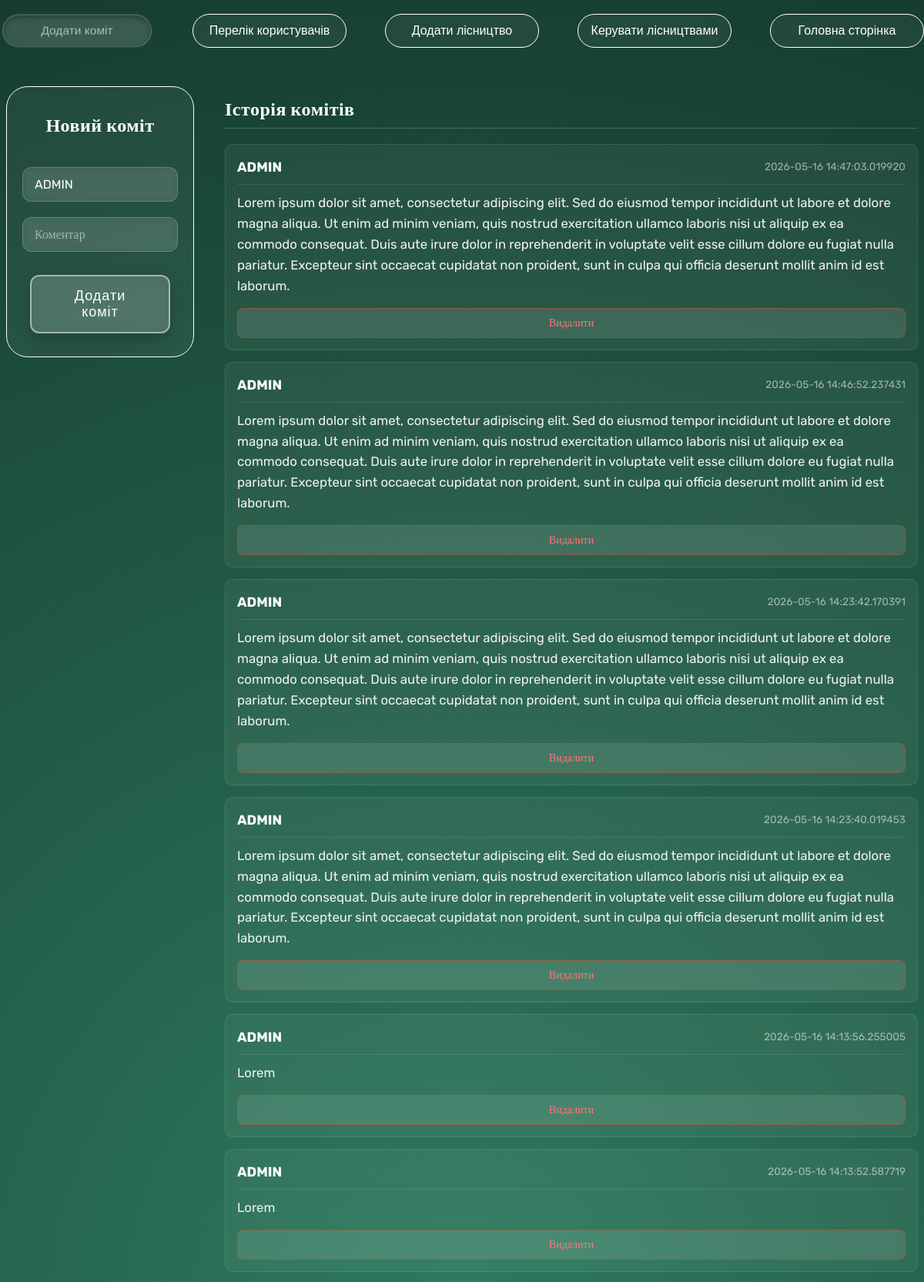
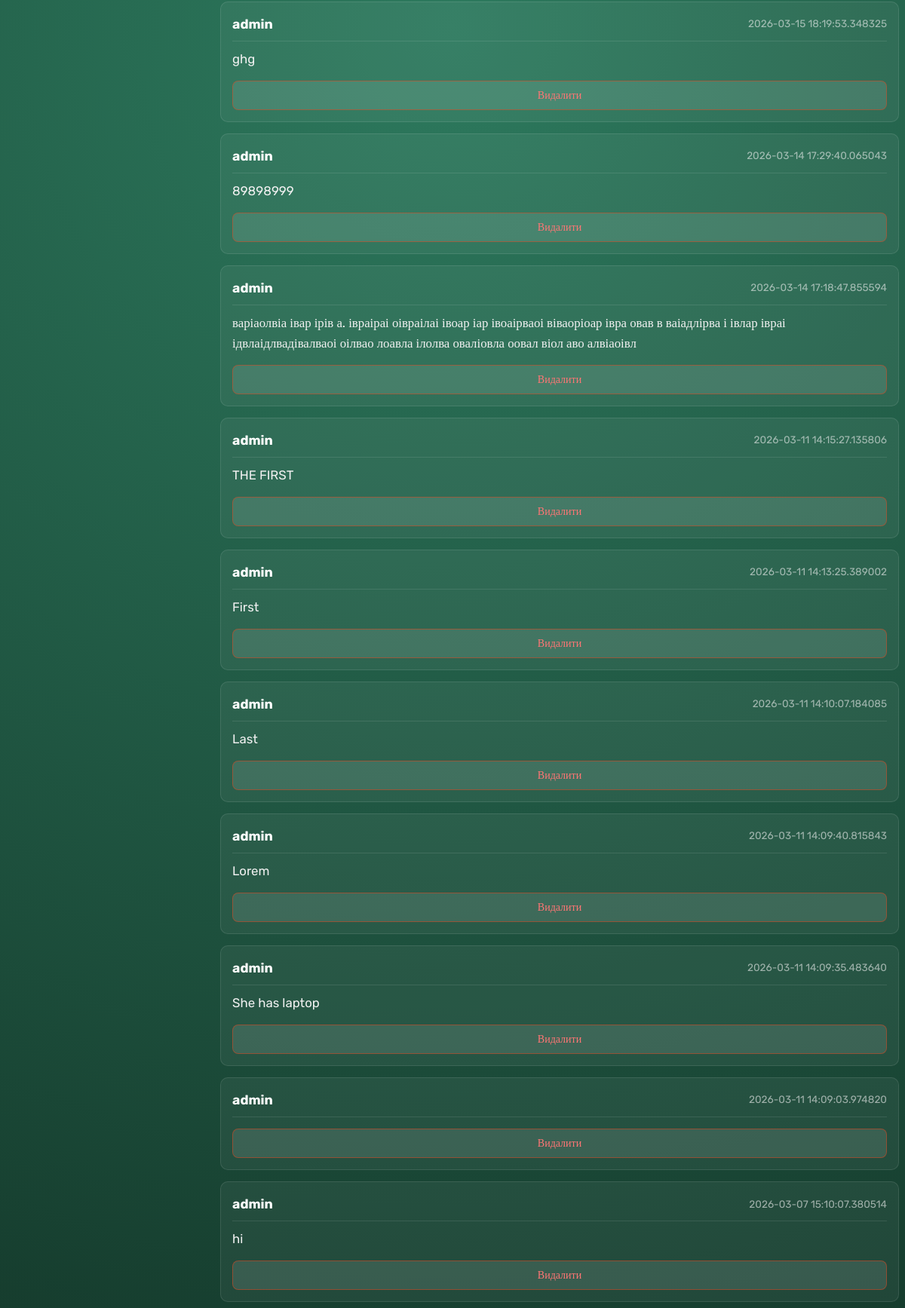
Page /comits (signed in) on the committed database (2 pictures, top to bottom).
### DB.py (models this page shows, shortened)
class User(UserMixin, db.Model):
    id = db.Column(db.Integer, primary_key=True)
    isAdmin = db.Column(db.Boolean, default=False)
    username = db.Column(db.String(150), unique=True, nullable=False)
    gmail = db.Column(db.String(150), unique=True, nullable=False)
    password_hash = db.Column(db.String(256), nullable=False)

class Comits(db.Model):
    id = db.Column(db.Integer, primary_key=True)
    username = db.Column(db.String(150), nullable=False)
    comment = db.Column(db.Text, nullable=False)
    date = db.Column(db.DateTime, nullable=False)

### app.py (the view, shortened to what this page needs)
@app.route('/comits', methods=['GET', 'POST'])
@login_required
@admin_required
def comits():
    all_comits = Comits.query.all()
    return render_template('comits.html', comits=all_comits)

### app.py (called while the page is built)
@login_manager.user_loader
def load_user(user_id):
    return User.query.get(int(user_id))

### templates/comits.html (shortened to what this page needs)
<!DOCTYPE html>
<html lang="en">
<head>
    <link rel="stylesheet" href="{{ url_for('static', filename='styles/admin-style.css') }}">
    <link rel="stylesheet" href="{{ url_for('static', filename='styles/btn-style.css') }}">
</head>
<body style="background: radial-gradient(circle at center, #2d7a5e 0%, #163d2e 100%);">
    <header>
        <a style="text-decoration: none;" href="{{ url_for('comits')}}"><button class="glass-button-white active">Додати коміт</button></a>
        <a style="text-decoration: none;" href="{{ url_for('all_users') }}"><button class="glass-button-white">Перелік користувачів</button></a>
        <a style="text-decoration: none;" href="{{ url_for('admin') }}"><button class="glass-button-white">Додати лісництво</button></a>
        <a style="text-decoration: none;" href="{{ url_for('change') }}"><button class="glass-button-white">Керувати лісництвами</button></a>
        <a style="text-decoration: none;" href="{{ url_for('main') }}"><button class="glass-button-white">Головна сторінка</button></a>
    </header>
    <div style="display: flex; justify-content: center; width: 100%; gap: 40px; padding: 0px;">
        <div class="input-box" style="height: 300px; padding-bottom: 30px; margin-top: 50px; position: sticky; top: 100px; min-width: 150px; width: 300px;">
            <h1 style="color: white; text-align: center; margin-bottom: 10px;">Новий коміт</h1>
            <form action="/comits" method="POST" style="display: flex; flex-direction: column; align-items: center; gap: 20px; margin-top: 20px;">
                <input type="text" name="username" class="input-box" placeholder="Username" value="{{ current_user.username }}" readonly>
                <input type="text" name="comment" class="input-box" placeholder="Коментар" required>
                <button type="submit" class="submit-btn" style="width: 90%; margin-top: 10px;">Додати коміт</button>
            </form>
        </div>
        <main style="margin-top: 50px; flex-grow: 1; max-width: 900px;">
            <h1 style="color: white; border-bottom: 1px solid rgba(255,255,255,0.2); padding-bottom: 10px; margin-bottom: 20px;">Історія комітів</h1>
            <div style="display: flex; flex-direction: column; gap: 15px;">
                {% for commit in comits|reverse %}
                <div class="text-light" style="background: rgba(255, 255, 255, 0.05); border: 1px solid rgba(255, 255, 255, 0.1); border-radius: 10px; padding: 15px;">
                    <div style="border-bottom: 1px solid rgba(255, 255, 255, 0.1); padding-bottom: 8px; margin-bottom: 10px; display: flex; justify-content: space-between; align-items: center;">
                        <strong>{{ commit.username }}</strong>
                        <span style="opacity: 0.6; font-size: 0.85em;">{{ commit.date }}</span>
                    </div>
                    <p style="margin: 0 0 15px 0; font-size: 1.05em; word-wrap: break-word;">{{ commit.comment }}</p>
                    <form action="/delete_commit/{{ commit.id }}" method="POST" style="margin: 0; text-align: right;">
                        <button type="submit" onclick="return confirm('Ви впевнені, що хочете видалити цей коміт?')" class="action-btn delete-btn">
                            Видалити
                        </button>
                    </form>
                </div>
                {% endfor %}
            </div>
        </main>
    </div>
</body>
</html>

### static/styles/admin-style.css (style rules this page uses)
body { font-family: "Rubik"; }
header { top: 0px; position: sticky; display: flex; justify-content: center; gap: 50px; z-index: 200; }
h1 { font-size: 24px; color: #fff; margin-bottom: 10px; letter-spacing: 0.5px; }
form { margin-top: 80px; display: flex; justify-content: center; gap: 40px; }
.input-box { display: flex; flex-direction: column; gap: 10px; padding: 20px; background: rgba(255, 255, 255, 0.05); backdrop-filter: blur(5px); -webkit-backdrop-filter: blur(5px); border: 1px solid rgb(255, 255, 255); color: #fff; border-radius: 28px; font-size: 16px; font-weight: 400; }
.input-box input, .input-box select { width: 100%; box-sizing: border-box; padding: 12px 15px; background: rgba(255, 255, 255, 0.1); border: 1px solid rgba(255, 255, 255, 0.2); border-radius: 12px; color: #ffffff; font-size: 16px; font-family: inherit; outline: none; transition: all 0.3s ease; }
.input-box input::placeholder { color: rgba(255, 255, 255, 0.5); }
.action-btn { width: 100%; padding: 10px 15px; border-radius: 8px; border: 1px solid rgba(255, 255, 255, 0.3); background: rgba(255, 255, 255, 0.1); color: white; cursor: pointer; transition: all 0.3s ease; font-family: inherit; font-size: 14px; }
.delete-btn { border-color: rgba(232, 65, 24, 0.5); color: #ff7675; }
.text-light { color: #f1f1f1; line-height: 1.6; }
.text-light strong { color: #ffffff; font-size: 1.1em; }

### static/styles/btn-style.css (style rules this page uses)
.glass-button-white { display: flex; align-items: center; justify-content: center; gap: 10px; width: 200px; padding: 12px; margin-top: 10px; background: rgba(255, 255, 255, 0.05); backdrop-filter: blur(5px); -webkit-backdrop-filter: blur(5px); border: 1px solid rgb(255, 255, 255); color: #fff; border-radius: 28px; font-size: 16px; font-weight: 400; cursor: pointer; transition: all 0.3s ease; }
.active { transform: scale(0.97); background: rgba(255, 255, 255, 0.15); color: rgba(255, 255, 255, 0.6); border-color: rgba(255, 255, 255, 0.2); box-shadow: inset 0 3px 8px rgba(0, 0, 0, 0.3); cursor: default; pointer-events: none; }
.submit-btn { width: 200px; background: rgba(255, 255, 255, 0.15); border: 2px solid rgba(255, 255, 255, 0.5); color: #ffffff; padding: 15px 40px; font-size: 18px; font-weight: 400; letter-spacing: 1px; border-radius: 12px; backdrop-filter: blur(10px); -webkit-backdrop-filter: blur(10px); cursor: pointer; transition: all 0.3s ease; box-shadow: 0 8px 20px rgba(0, 0, 0, 0.2); }
.action-btn { width: 100%; padding: 10px 15px; border-radius: 8px; border: 1px solid rgba(255, 255, 255, 0.3); background: rgba(255, 255, 255, 0.1); color: white; cursor: pointer; transition: all 0.3s ease; font-family: inherit; font-size: 14px; }
.delete-btn { border-color: rgba(232, 65, 24, 0.5); color: #ff7675; }

### rows in the picture
User: username "ADMIN"
Comits: username "ADMIN", date "2026-05-16 14:47:03.019920", comment "Lorem ipsum dolor sit amet, consectetur adipiscing elit. Sed do eiusmod tempor incididunt ut labore et dolore magna aliqua. Ut enim ad minim veniam, quis nostrud exercitation ullamco laboris nisi ut aliquip ex ea commodo consequat. Duis aute irure dolor in reprehenderit in voluptate velit esse cillum dolore eu fugiat nulla pariatur. Excepteur sint occaecat cupidatat non proident, sunt in culpa qui officia deserunt mollit anim id est laborum."
Comits: username "ADMIN", date "2026-05-16 14:46:52.237431", comment "Lorem ipsum dolor sit amet, consectetur adipiscing elit. Sed do eiusmod tempor incididunt ut labore et dolore magna aliqua. Ut enim ad minim veniam, quis nostrud exercitation ullamco laboris nisi ut aliquip ex ea commodo consequat. Duis aute irure dolor in reprehenderit in voluptate velit esse cillum dolore eu fugiat nulla pariatur. Excepteur sint occaecat cupidatat non proident, sunt in culpa qui officia deserunt mollit anim id est laborum."
Comits: username "ADMIN", date "2026-05-16 14:23:42.170391", comment "Lorem ipsum dolor sit amet, consectetur adipiscing elit. Sed do eiusmod tempor incididunt ut labore et dolore magna aliqua. Ut enim ad minim veniam, quis nostrud exercitation ullamco laboris nisi ut aliquip ex ea commodo consequat. Duis aute irure dolor in reprehenderit in voluptate velit esse cillum dolore eu fugiat nulla pariatur. Excepteur sint occaecat cupidatat non proident, sunt in culpa qui officia deserunt mollit anim id est laborum."
Comits: username "ADMIN", date "2026-05-16 14:23:40.019453", comment "Lorem ipsum dolor sit amet, consectetur adipiscing elit. Sed do eiusmod tempor incididunt ut labore et dolore magna aliqua. Ut enim ad minim veniam, quis nostrud exercitation ullamco laboris nisi ut aliquip ex ea commodo consequat. Duis aute irure dolor in reprehenderit in voluptate velit esse cillum dolore eu fugiat nulla pariatur. Excepteur sint occaecat cupidatat non proident, sunt in culpa qui officia deserunt mollit anim id est laborum."
Comits: username "ADMIN", date "2026-05-16 14:13:56.255005", comment "Lorem"
Comits: username "ADMIN", date "2026-05-16 14:13:52.587719", comment "Lorem"
Comits: username "admin", date "2026-03-15 18:19:53.348325", comment "ghg"
Comits: username "admin", date "2026-03-14 17:29:40.065043", comment "89898999"
Comits: username "admin", date "2026-03-14 17:18:47.855594", comment "варіаолвіа івар ірів а. івраіраі оівраілаі івоар іар івоаірваоі віваоріоар івра овав в ваіадлірва і івлар івраі ідвлаідлвадівалваоі оілвао лоавла ілолва оваліовла оовал віол аво алвіаоівл"
Comits: username "admin", date "2026-03-11 14:15:27.135806", comment "THE FIRST"
Comits: username "admin", date "2026-03-11 14:13:25.389002", comment "First"
Comits: username "admin", date "2026-03-11 14:10:07.184085", comment "Last"
Comits: username "admin", date "2026-03-11 14:09:40.815843", comment "Lorem"
Comits: username "admin", date "2026-03-11 14:09:35.483640", comment "She has laptop"
Comits: username "admin", date "2026-03-11 14:09:03.974820"
Comits: username "admin", date "2026-03-07 15:10:07.380514", comment "hi"
